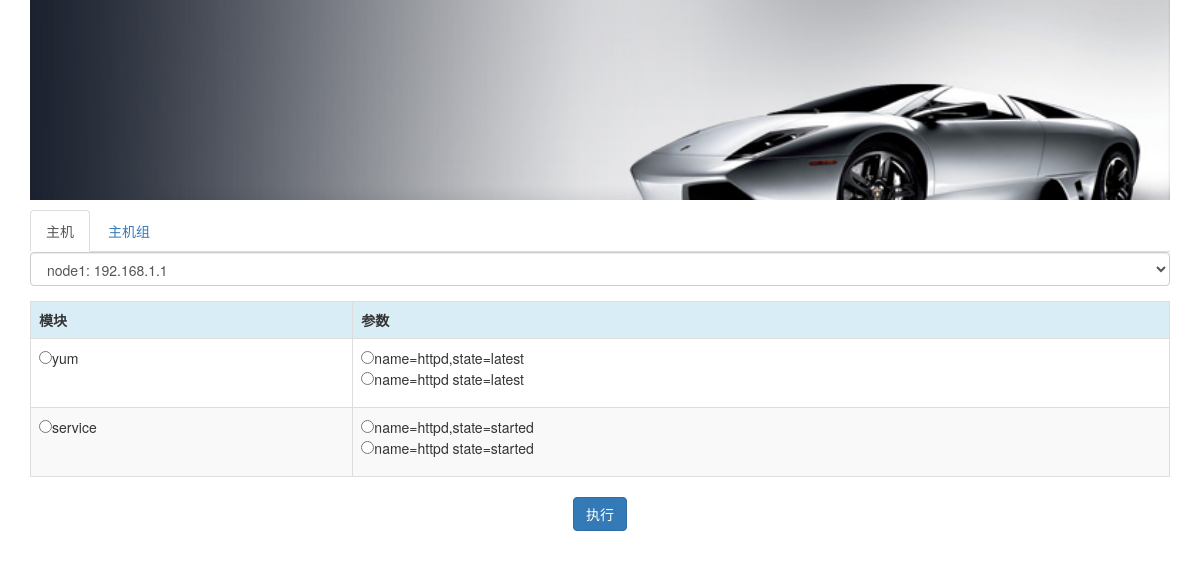
/webansi/tasks/, run on the app's committed database.
### webansi/models.py (models this page shows, shortened)
class Module(models.Model):
    module_name = models.CharField(max_length=50)

class Args(models.Model):
    args_text = models.CharField(max_length=100)
    module = models.ForeignKey(Module, on_delete=models.CASCADE)

### webansi/views.py (the view, shortened to what this page needs)
def tasks(request):
    groups = Group.objects.all()
    hosts = Host.objects.all()
    modules = Module.objects.all()
    context = {'groups': groups, 'hosts': hosts, 'modules': modules}
    return render(request, 'webansi/tasks.html', context)

### webansi/templates/webansi/tasks.html (shortened to what this page needs)
{% extends 'webansi/base.html' %}
{% block content %}
    <ul class="nav nav-tabs">
        <li class="active"><a href="#host" data-toggle="tab">主机</a></li>
        <li><a href="#group" data-toggle="tab">主机组</a></li>
    </ul>
    <div class="tab-content">
        <div class="tab-pane active" id="host">
            <form action="" method="post" role="form">
                <div class="form-group">
                    <select class="form-control" name="ip" id="">
                        {% for h in hosts %}
                            <option value="{{ h.ipaddr }}">{{ h.hostname }}: {{ h.ipaddr }}</option>
                        {% endfor %}
                    </select>
                </div>
                <table class="table table-bordered table-striped">
                    <tr class="info">
                        <th>模块</th><th>参数</th>
                    </tr>
                    {% for module in modules %}
                        <tr>
                            <td>
                                <input name="hmod" type="radio" value="{{ module.module_name }}">{{ module.module_name }}
                            </td>
                            <td>
                                <ul class="list-unstyled">
                                    {% for args in module.args_set.all %}
                                        <li>
                                            <input name="hparam" type="radio" value="{{ args.args_text }}">{{ args.args_text }}
                                        </li>
                                    {% endfor %}
                                </ul>
                            </td>
                        </tr>
                    {% endfor %}
                </table>
                <div class="text-center">
                    <input class="btn btn-primary" type="submit" value="执行">
                </div>
            </form>
        </div>
    </div>
{% endblock %}

### webansi/templates/webansi/base.html (shortened to what this page needs)
{% load staticfiles %}
<!DOCTYPE html>
<html lang="en">
<head>
    <link rel="stylesheet" href="{% static 'css/bootstrap.min.css' %}">
</head>
<body>
<div class="container">
    <div class="banner"></div>
    <div class="main">{% block content %}{% endblock %}</div>
</div>
</body>
</html>

### data on the page
Module: module_name "yum"
Args: args_text "name=httpd,state=latest"
Args: args_text "name=httpd state=latest"
Module: module_name "service"
Args: args_text "name=httpd,state=started"
Args: args_text "name=httpd state=started"

### other printed values
form field ip "node1: 192.168.1.1"
